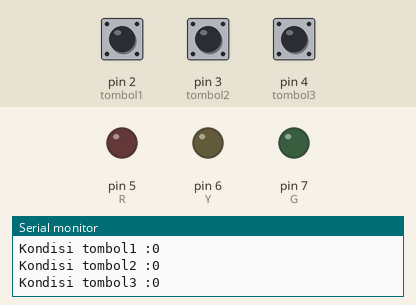
Bench run of a sketch on a simulated Arduino Uno, built with avr-gcc and run on an emulated ATmega328P. Parts: output pins drawn as LEDs (lit = HIGH), the last lines printed to the serial monitor. The test bench sets the inputs (shaded band); at power-on: pin 2 (tombol1) LOW, pin 3 (tombol2) LOW, pin 4 (tombol3) LOW.

Above: at 1.2 s.
1.3 s: pin 2 (tombol1) pulled HIGH for 0.25 s
At 1.5 s:
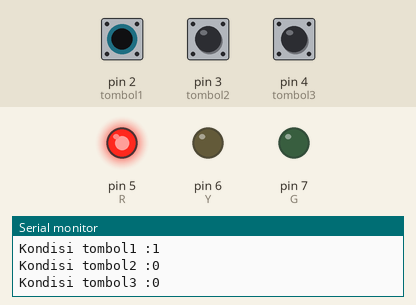
3.1 s: pin 3 (tombol2) pulled HIGH for 0.25 s
At 3.31 s:
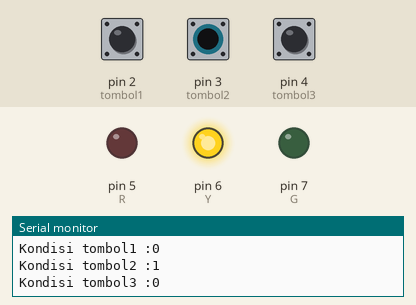
4.9 s: pin 4 (tombol3) pulled HIGH for 0.25 s
At 5.12 s:
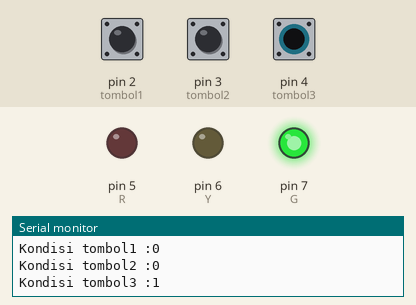
6.7 s: pin 2 (tombol1) pulled HIGH for 3.2 s
At 8.0 s:
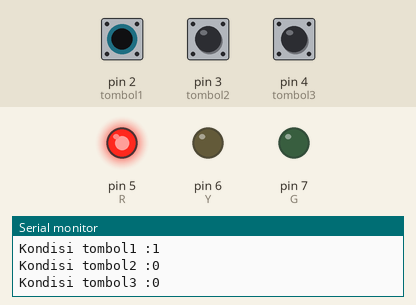
12.9 s: pin 3 (tombol2) pulled HIGH for 3.2 s
At 13.7 s:
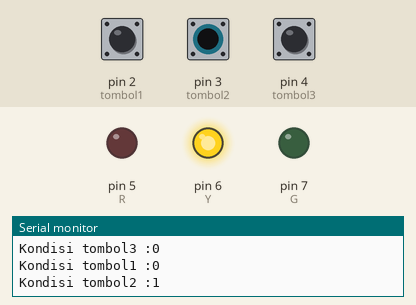
17.7 s: pin 4 (tombol3) pulled HIGH for 3.2 s
At 19.3 s:
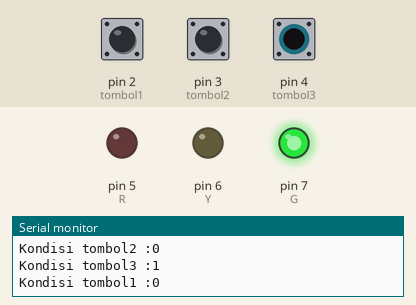
Timing chart, 0 to 22.6 s (numbered marks = the images above; inputs shaded):
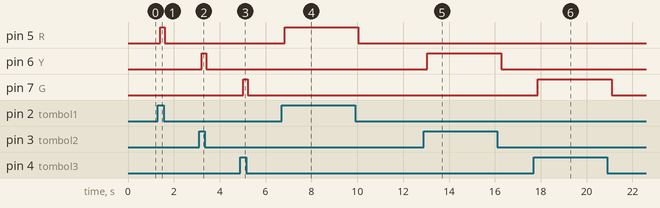

The sketch:

1.Button.ino
```cpp
int tombol1=2,R=5,tombol2=3,tombol3=4,Y=6,G=7;
void setup() {
  // put your setup code here, to run once:
  Serial.begin(9600);
  pinMode(tombol1,INPUT);
  pinMode(tombol2,INPUT);
  pinMode(tombol3,INPUT);
  pinMode(R,OUTPUT);
  pinMode(Y,OUTPUT);
  pinMode(G,OUTPUT);

}

void loop() {
  // put your main code here, to run repeatedly:
int bacaTombol1=digitalRead(tombol1);
int bacaTombol2=digitalRead(tombol2);
int bacaTombol3=digitalRead(tombol3);


if(bacaTombol1==1){
 // Serial.println("Kondisi tombol1 :"+String(bacaTombol1));
digitalWrite(R,HIGH);

}
else if(bacaTombol2==1){
  //Serial.println("Kondisi tombol2 :"+String(bacaTombol2));
digitalWrite(Y,HIGH);
}
else if(bacaTombol3==1){
  //Serial.println("Kondisi tombol3 :"+String(bacaTombol3));
digitalWrite(G,HIGH);
}

else{
digitalWrite(R,LOW);
digitalWrite(Y,LOW);
digitalWrite(G,LOW);
}
  Serial.println("Kondisi tombol1 :"+String(bacaTombol1));

  Serial.println("Kondisi tombol2 :"+String(bacaTombol2));

  Serial.println("Kondisi tombol3 :"+String(bacaTombol3));
    Serial.println();
    delay(200);
}
```

Measured:
- after the input at 1.3 s, pin 5 (R): LOW → HIGH after 0.11 s, → LOW 0.20 s later
- after the input at 3.1 s, pin 6 (Y): LOW → HIGH after 0.11 s, → LOW 0.20 s later
- after the input at 4.9 s, pin 7 (G): LOW → HIGH after 0.12 s, → LOW 0.20 s later
- after the input at 6.7 s, pin 5 (R): LOW → HIGH after 0.13 s, → LOW 3.2 s later
- after the input at 12.9 s, pin 6 (Y): LOW → HIGH after 0.16 s, → LOW 3.2 s later
- after the input at 17.7 s, pin 7 (G): LOW → HIGH after 0.18 s, → LOW 3.2 s later
